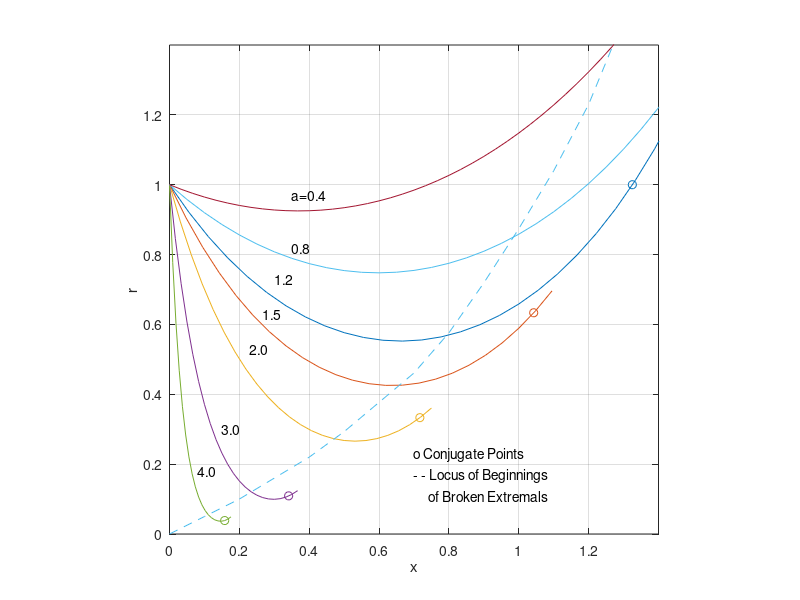

MATLAB code to generate this figure:
% Script p10_3_1.m; broken extremals & conjugate points for min
% surface area connecting two circular loops; (see Pbs. 3.3.4 
% and 3.3.5); r=cosh(x*cosha-a)/cosh(a) ==> r(0)=1; one-param.
% family of curves (parameter=a);                  7/95, 3/30/02 
%
a=0.4; c=cosh(a); 
for i=1:45, x6(i)=(i-1)/30; r6(i)=cosh(c*x6(i)-a)/c; end
a=0.8; c=cosh(a);
for i=1:30, x5(i)=(i-1)/20; r5(i)=cosh(c*x5(i)-a)/c; end
a=1.2; c=cosh(a); s=sinh(a); for i=1:27, x0(i)=(i-1)/18; 
    y=x0(i)*c-a; r0(i)=cosh(y)/c; d0(i)=cosh(y)*s-sinh(y)*c*...
    (x0(i)*s-1); end
a=1.5; c=cosh(a); s=sinh(a); for i=1:24, x1(i)=(i-1)/21; 
    y=x1(i)*c-a; r1(i)=cosh(y)/c; d1(i)=cosh(y)*s-sinh(y)*c*...
    (x1(i)*s-1); end
a=2.0; c=cosh(a); s=sinh(a);
for i=1:25, x2(i)=(i-1)/32; y=x2(i)*c-a; r2(i)=cosh(y)/c; 
    d2(i)=cosh(y)*s-sinh(y)*c*(x2(i)*s-1); end
a=3.0; c=cosh(a); s=sinh(a);
for i=1:23, x3(i)=(i-1)/60; y=x3(i)*c-a; r3(i)=cosh(y)/c;
    d3(i)=cosh(y)*s-sinh(y)*c*(x3(i)*s-1); end
a=4.0; c=cosh(a); s=sinh(a); 
for i=1:20, x4(i)=(i-1)/108; y=x4(i)*c-a; r4(i)=cosh(y)/c; 
    d4(i)=cosh(y)*s-sinh(y)*c*(x4(i)*s-1); end
%
% Broken extremals (flat areas within each disk):
xb=[0:.1:1.2 1.27]; yb=[0 .05 .10 .16 .22 .293 .377 .461 ...
   .576 .719 .874 1.04 1.23 1.40]; 
%
figure(1); clf; plot(x0,r0,x1,r1,x2,r2,x3,r3,x4,r4,x5,r5,x6,r6);
hold on; plot(1.3251,1,'o',1.0427,.6334,'o',.7168,.3331,'o', ...
 .3411,.1092,'o',.1579,.0385,'o'); plot(xb,yb,'--'); hold off
grid; axis([0 1.4 0 1.4]); axis('square'); xlabel('x') 
ylabel('r'); text(.7,.23,'o Conjugate Points')
text(.7,.17,'- - Locus of Beginnings')
text(.7,.11,'     of Broken Extremals')
text(.35,.97,'a=0.4'); text(.35,.82,'0.8'); text(.3,.73,'1.2')
text(.265,.63,'1.5'); text(.23,.53,'2.0'); text(.15,.3,'3.0')
text(.08,.18,'4.0')
